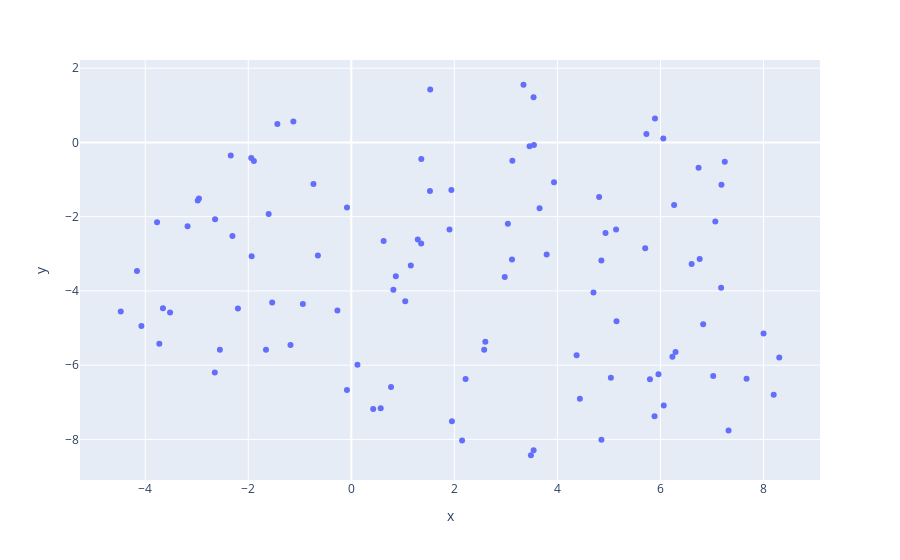

The code cell stored with this chart in its notebook:
### Code cell
import numpy as np
from sklearn.manifold import TSNE
import plotly.express as px

# 예시 데이터 로드 및 TSNE 변환
X = np.random.rand(100, 5)  # 100개의 샘플, 5개의 특성을 가진 임의의 데이터
tsne = TSNE(n_components=2, random_state=0)
X_tsne = tsne.fit_transform(X)

# Plotly를 사용하여 인터렉티브한 그래프 생성
fig = px.scatter(x=X_tsne[:, 0], y=X_tsne[:, 1])
fig.show()
